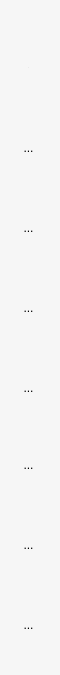
   <widget class="QWidget" name="toolbar" native="true">
    <property name="geometry">
     <rect>
      <x>0</x>
      <y>0</y>
      <width>60</width>
      <height>675</height>
     </rect>
    </property>
    <property name="autoFillBackground">
     <bool>false</bool>
    </property>
    <property name="styleSheet">
     <string notr="true">background-color: rgb(246, 246, 246);</string>
    </property>
    <widget class="QToolButton" name="user_button">
     <property name="geometry">
      <rect>
       <x>6</x>
       <y>45</y>
       <width>45</width>
       <height>45</height>
      </rect>
     </property>
     <property name="font">
      <font>
       <pointsize>1</pointsize>
      </font>
     </property>
     <property name="text">
      <string>...</string>
     </property>
     <property name="icon">
      <iconset resource="rsc.qrc">
       <normaloff>:/icon/user_off.png</normaloff>:/icon/user_off.png</iconset>
     </property>
     <property name="iconSize">
      <size>
       <width>45</width>
       <height>45</height>
      </size>
     </property>
     <property name="checkable">
      <bool>false</bool>
     </property>
     <property name="autoExclusive">
      <bool>false</bool>
     </property>
     <property name="autoRepeatDelay">
      <number>300</number>
     </property>
     <property name="autoRepeatInterval">
      <number>100</number>
     </property>
     <property name="autoRaise">
      <bool>true</bool>
     </property>
    </widget>
    <widget class="QToolButton" name="todo_button">
     <property name="geometry">
      <rect>
       <x>6</x>
       <y>125</y>
       <width>45</width>
       <height>45</height>
      </rect>
     </property>
     <property name="text">
      <string>...</string>
     </property>
     <property name="icon">
      <iconset resource="rsc.qrc">
       <normaloff>:/icon/todo_off.png</normaloff>:/icon/todo_off.png</iconset>
     </property>
     <property name="iconSize">
      <size>
       <width>45</width>
       <height>45</height>
      </size>
     </property>
     <property name="autoRaise">
      <bool>true</bool>
     </property>
    </widget>
    <widget class="QToolButton" name="calendar_button">
     <property name="geometry">
      <rect>
       <x>6</x>
       <y>205</y>
       <width>45</width>
       <height>45</height>
      </rect>
     </property>
     <property name="text">
      <string>...</string>
     </property>
     <property name="icon">
      <iconset resource="rsc.qrc">
       <normaloff>:/icon/calendar_on.png</normaloff>:/icon/calendar_on.png</iconset>
     </property>
     <property name="iconSize">
      <size>
       <width>45</width>
       <height>45</height>
      </size>
     </property>
     <property name="autoRaise">
      <bool>true</bool>
     </property>
    </widget>
    <widget class="QToolButton" name="count_down_button">
     <property name="geometry">
      <rect>
       <x>6</x>
       <y>285</y>
       <width>45</width>
       <height>45</height>
      </rect>
     </property>
     <property name="text">
      <string>...</string>
     </property>
     <property name="icon">
      <iconset resource="rsc.qrc">
       <normaloff>:/icon/count_down_off.png</normaloff>:/icon/count_down_off.png</iconset>
     </property>
     <property name="iconSize">
      <size>
       <width>45</width>
       <height>45</height>
      </size>
     </property>
     <property name="autoRaise">
      <bool>true</bool>
     </property>
    </widget>
    <widget class="QToolButton" name="dustbin_button">
     <property name="geometry">
      <rect>
       <x>6</x>
       <y>365</y>
       <width>45</width>
       <height>45</height>
      </rect>
     </property>
     <property name="text">
      <string>...</string>
     </property>
     <property name="icon">
      <iconset resource="rsc.qrc">
       <normaloff>:/icon/dustbin_off.png</normaloff>:/icon/dustbin_off.png</iconset>
     </property>
     <property name="iconSize">
      <size>
       <width>45</width>
       <height>45</height>
      </size>
     </property>
     <property name="autoRaise">
      <bool>true</bool>
     </property>
    </widget>
    <widget class="QToolButton" name="search_button">
     <property name="geometry">
      <rect>
       <x>6</x>
       <y>442</y>
       <width>45</width>
       <height>45</height>
      </rect>
     </property>
     <property name="text">
      <string>...</string>
     </property>
     <property name="icon">
      <iconset resource="rsc.qrc">
       <normaloff>:/icon/search_off.png</normaloff>:/icon/search_off.png</iconset>
     </property>
     <property name="iconSize">
      <size>
       <width>45</width>
       <height>45</height>
      </size>
     </property>
     <property name="autoRaise">
      <bool>true</bool>
     </property>
    </widget>
    <widget class="QToolButton" name="log_button">
     <property name="geometry">
      <rect>
       <x>6</x>
       <y>522</y>
       <width>45</width>
       <height>45</height>
      </rect>
     </property>
     <property name="text">
      <string>...</string>
     </property>
     <property name="icon">
      <iconset resource="rsc.qrc">
       <normaloff>:/icon/log_off.png</normaloff>:/icon/log_off.png</iconset>
     </property>
     <property name="iconSize">
      <size>
       <width>45</width>
       <height>45</height>
      </size>
     </property>
     <property name="autoRaise">
      <bool>true</bool>
     </property>
    </widget>
    <widget class="QToolButton" name="setting_button">
     <property name="geometry">
      <rect>
       <x>6</x>
       <y>602</y>
       <width>45</width>
       <height>45</height>
      </rect>
     </property>
     <property name="text">
      <string>...</string>
     </property>
     <property name="icon">
      <iconset resource="rsc.qrc">
       <normaloff>:/icon/setting_off.png</normaloff>:/icon/setting_off.png</iconset>
     </property>
     <property name="iconSize">
      <size>
       <width>45</width>
       <height>45</height>
      </size>
     </property>
     <property name="autoRaise">
      <bool>true</bool>
     </property>
    </widget>
    <zorder>todo_button</zorder>
    <zorder>calendar_button</zorder>
    <zorder>count_down_button</zorder>
    <zorder>dustbin_button</zorder>
    <zorder>search_button</zorder>
    <zorder>log_button</zorder>
    <zorder>setting_button</zorder>
    <zorder>user_button</zorder>
   </widget>
